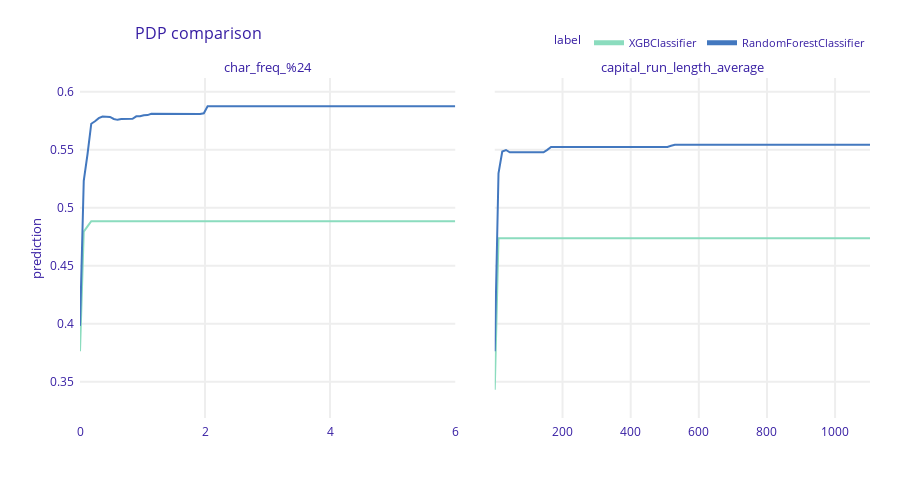

The notebook cell saved with this chart:
### Code cell
pdp_XG.plot(pdp, variables=["char_freq_%24", "capital_run_length_average"], title = "PDP comparison")

### Figure 1 — Plotly figure (JSON) as saved in the notebook; plotly's stock layout.template omitted (floating-point values rounded to 4 significant figures; data arrays with more than 128 entries replaced by an {"elided": "..."} marker saying what was removed)
{"data": [{"customdata": {"elided": "101x3 mixed values"}, "hovertemplate": "<b>%{hovertext}</b><br><br>prediction=%{y:.3f}<br>mean_prediction=%{customdata[0]:.3f}<extra></extra>", "hovertext": ["XGBClassifier", "XGBClassifier", "XGBClassifier", "XGBClassifier", "XGBClassifier", "XGBClassifier", "XGBClassifier", "XGBClassifier", "XGBClassifier", "XGBClassifier", "XGBClassifier", "XGBClassifier", "XGBClassifier", "XGBClassifier", "XGBClassifier", "XGBClassifier", "XGBClassifier", "XGBClassifier", "XGBClassifier", "XGBClassifier", "XGBClassifier", "XGBClassifier", "XGBClassifier", "XGBClassifier", "XGBClassifier", "XGBClassifier", "XGBClassifier", "XGBClassifier", "XGBClassifier", "XGBClassifier", "XGBClassifier", "XGBClassifier", "XGBClassifier", "XGBClassifier", "XGBClassifier", "XGBClassifier", "XGBClassifier", "XGBClassifier", "XGBClassifier", "XGBClassifier", "XGBClassifier", "XGBClassifier", "XGBClassifier", "XGBClassifier", "XGBClassifier", "XGBClassifier", "XGBClassifier", "XGBClassifier", "XGBClassifier", "XGBClassifier", "XGBClassifier", "XGBClassifier", "XGBClassifier", "XGBClassifier", "XGBClassifier", "XGBClassifier", "XGBClassifier", "XGBClassifier", "XGBClassifier", "XGBClassifier", "XGBClassifier", "XGBClassifier", "XGBClassifier", "XGBClassifier", "XGBClassifier", "XGBClassifier", "XGBClassifier", "XGBClassifier", "XGBClassifier", "XGBClassifier", "XGBClassifier", "XGBClassifier", "XGBClassifier", "XGBClassifier", "XGBClassifier", "XGBClassifier", "XGBClassifier", "XGBClassifier", "XGBClassifier", "XGBClassifier", "XGBClassifier", "XGBClassifier", "XGBClassifier", "XGBClassifier", "XGBClassifier", "XGBClassifier", "XGBClassifier", "XGBClassifier", "XGBClassifier", "XGBClassifier", "XGBClassifier", "XGBClassifier", "XGBClassifier", "XGBClassifier", "XGBClassifier", "XGBClassifier", "XGBClassifier", "XGBClassifier", "XGBClassifier", "XGBClassifier", "XGBClassifier"], "legendgroup": "XGBClassifier", "line": {"color": "#8bdcbe", "dash": "solid", "width": 2}, "marker": {"symbol": "circle"}, "mode": "lines", "name": "XGBClassifier", "orientation": "v", "showlegend": true, "x": [0.0, 0.06003, 0.1201, 0.1801, 0.2401, 0.3002, 0.3602, 0.4202, 0.4802, 0.5403, 0.6003, 0.6603, 0.7204, 0.7804, 0.8404, 0.9004, 0.9605, 1.021, 1.081, 1.141, 1.201, 1.261, 1.321, 1.381, 1.441, 1.501, 1.561, 1.621, 1.681, 1.741, 1.801, 1.861, 1.921, 1.981, 2.041, 2.101, 2.161, 2.221, 2.281, 2.341, 2.401, 2.461, 2.521, 2.581, 2.641, 2.701, 2.761, 2.821, 2.881, 2.941, 3.002, 3.062, 3.122, 3.182, 3.242, 3.302, 3.362, 3.422, 3.482, 3.542, 3.602, 3.662, 3.722, 3.782, 3.842, 3.902, 3.962, 4.022, 4.082, 4.142, 4.202, 4.262, 4.322, 4.382, 4.442, 4.502, 4.562, 4.622, 4.682, 4.742, 4.802, 4.862, 4.922, 4.982, 5.043, 5.103, 5.163, 5.223, 5.283, 5.343, 5.403, 5.463, 5.523, 5.583, 5.643, 5.703, 5.763, 5.823, 5.883, 5.943, 6.003], "xaxis": "x", "y": [0.3763, 0.4793, 0.4839, 0.4883, 0.4883, 0.4883, 0.4883, 0.4883, 0.4883, 0.4883, 0.4883, 0.4883, 0.4883, 0.4883, 0.4883, 0.4883, 0.4883, 0.4883, 0.4883, 0.4883, 0.4883, 0.4883, 0.4883, 0.4883, 0.4883, 0.4883, 0.4883, 0.4883, 0.4883, 0.4883, 0.4883, 0.4883, 0.4883, 0.4883, 0.4883, 0.4883, 0.4883, 0.4883, 0.4883, 0.4883, 0.4883, 0.4883, 0.4883, 0.4883, 0.4883, 0.4883, 0.4883, 0.4883, 0.4883, 0.4883, 0.4883, 0.4883, 0.4883, 0.4883, 0.4883, 0.4883, 0.4883, 0.4883, 0.4883, 0.4883, 0.4883, 0.4883, 0.4883, 0.4883, 0.4883, 0.4883, 0.4883, 0.4883, 0.4883, 0.4883, 0.4883, 0.4883, 0.4883, 0.4883, 0.4883, 0.4883, 0.4883, 0.4883, 0.4883, 0.4883, 0.4883, 0.4883, 0.4883, 0.4883, 0.4883, 0.4883, 0.4883, 0.4883, 0.4883, 0.4883, 0.4883, 0.4883, 0.4883, 0.4883, 0.4883, 0.4883, 0.4883, 0.4883, 0.4883, 0.4883, 0.4883], "yaxis": "y", "type": "scatter", "opacity": 1}, {"customdata": {"elided": "101x3 mixed values"}, "hovertemplate": "<b>%{hovertext}</b><br><br>prediction=%{y:.3f}<br>mean_prediction=%{customdata[0]:.3f}<extra></extra>", "hovertext": ["XGBClassifier", "XGBClassifier", "XGBClassifier", "XGBClassifier", "XGBClassifier", "XGBClassifier", "XGBClassifier", "XGBClassifier", "XGBClassifier", "XGBClassifier", "XGBClassifier", "XGBClassifier", "XGBClassifier", "XGBClassifier", "XGBClassifier", "XGBClassifier", "XGBClassifier", "XGBClassifier", "XGBClassifier", "XGBClassifier", "XGBClassifier", "XGBClassifier", "XGBClassifier", "XGBClassifier", "XGBClassifier", "XGBClassifier", "XGBClassifier", "XGBClassifier", "XGBClassifier", "XGBClassifier", "XGBClassifier", "XGBClassifier", "XGBClassifier", "XGBClassifier", "XGBClassifier", "XGBClassifier", "XGBClassifier", "XGBClassifier", "XGBClassifier", "XGBClassifier", "XGBClassifier", "XGBClassifier", "XGBClassifier", "XGBClassifier", "XGBClassifier", "XGBClassifier", "XGBClassifier", "XGBClassifier", "XGBClassifier", "XGBClassifier", "XGBClassifier", "XGBClassifier", "XGBClassifier", "XGBClassifier", "XGBClassifier", "XGBClassifier", "XGBClassifier", "XGBClassifier", "XGBClassifier", "XGBClassifier", "XGBClassifier", "XGBClassifier", "XGBClassifier", "XGBClassifier", "XGBClassifier", "XGBClassifier", "XGBClassifier", "XGBClassifier", "XGBClassifier", "XGBClassifier", "XGBClassifier", "XGBClassifier", "XGBClassifier", "XGBClassifier", "XGBClassifier", "XGBClassifier", "XGBClassifier", "XGBClassifier", "XGBClassifier", "XGBClassifier", "XGBClassifier", "XGBClassifier", "XGBClassifier", "XGBClassifier", "XGBClassifier", "XGBClassifier", "XGBClassifier", "XGBClassifier", "XGBClassifier", "XGBClassifier", "XGBClassifier", "XGBClassifier", "XGBClassifier", "XGBClassifier", "XGBClassifier", "XGBClassifier", "XGBClassifier", "XGBClassifier", "XGBClassifier", "XGBClassifier", "XGBClassifier"], "legendgroup": "XGBClassifier", "line": {"color": "#8bdcbe", "dash": "solid", "width": 2}, "marker": {"symbol": "circle"}, "mode": "lines", "name": "XGBClassifier", "orientation": "v", "showlegend": false, "x": [1.0, 12.02, 23.03, 34.05, 45.06, 56.08, 67.09, 78.11, 89.12, 100.1, 111.2, 122.2, 133.2, 144.2, 155.2, 166.2, 177.2, 188.3, 199.3, 210.3, 221.3, 232.3, 243.3, 254.3, 265.4, 276.4, 287.4, 298.4, 309.4, 320.4, 331.5, 342.5, 353.5, 364.5, 375.5, 386.5, 397.5, 408.6, 419.6, 430.6, 441.6, 452.6, 463.6, 474.6, 485.7, 496.7, 507.7, 518.7, 529.7, 540.7, 551.8, 562.8, 573.8, 584.8, 595.8, 606.8, 617.8, 628.9, 639.9, 650.9, 661.9, 672.9, 683.9, 694.9, 706.0, 717.0, 728.0, 739.0, 750.0, 761.0, 772.1, 783.1, 794.1, 805.1, 816.1, 827.1, 838.1, 849.2, 860.2, 871.2, 882.2, 893.2, 904.2, 915.2, 926.3, 937.3, 948.3, 959.3, 970.3, 981.3, 992.4, 1003.0, 1014.0, 1025.0, 1036.0, 1047.0, 1058.0, 1069.0, 1080.0, 1091.0, 1102.0], "xaxis": "x2", "y": [0.3431, 0.4737, 0.4737, 0.4737, 0.4737, 0.4737, 0.4737, 0.4737, 0.4737, 0.4737, 0.4737, 0.4737, 0.4737, 0.4737, 0.4737, 0.4737, 0.4737, 0.4737, 0.4737, 0.4737, 0.4737, 0.4737, 0.4737, 0.4737, 0.4737, 0.4737, 0.4737, 0.4737, 0.4737, 0.4737, 0.4737, 0.4737, 0.4737, 0.4737, 0.4737, 0.4737, 0.4737, 0.4737, 0.4737, 0.4737, 0.4737, 0.4737, 0.4737, 0.4737, 0.4737, 0.4737, 0.4737, 0.4737, 0.4737, 0.4737, 0.4737, 0.4737, 0.4737, 0.4737, 0.4737, 0.4737, 0.4737, 0.4737, 0.4737, 0.4737, 0.4737, 0.4737, 0.4737, 0.4737, 0.4737, 0.4737, 0.4737, 0.4737, 0.4737, 0.4737, 0.4737, 0.4737, 0.4737, 0.4737, 0.4737, 0.4737, 0.4737, 0.4737, 0.4737, 0.4737, 0.4737, 0.4737, 0.4737, 0.4737, 0.4737, 0.4737, 0.4737, 0.4737, 0.4737, 0.4737, 0.4737, 0.4737, 0.4737, 0.4737, 0.4737, 0.4737, 0.4737, 0.4737, 0.4737, 0.4737, 0.4737], "yaxis": "y2", "type": "scatter", "opacity": 1}, {"customdata": {"elided": "101x3 mixed values"}, "hovertemplate": "<b>%{hovertext}</b><br><br>prediction=%{y:.3f}<br>mean_prediction=%{customdata[0]:.3f}<extra></extra>", "hovertext": ["RandomForestClassifier", "RandomForestClassifier", "RandomForestClassifier", "RandomForestClassifier", "RandomForestClassifier", "RandomForestClassifier", "RandomForestClassifier", "RandomForestClassifier", "RandomForestClassifier", "RandomForestClassifier", "RandomForestClassifier", "RandomForestClassifier", "RandomForestClassifier", "RandomForestClassifier", "RandomForestClassifier", "RandomForestClassifier", "RandomForestClassifier", "RandomForestClassifier", "RandomForestClassifier", "RandomForestClassifier", "RandomForestClassifier", "RandomForestClassifier", "RandomForestClassifier", "RandomForestClassifier", "RandomForestClassifier", "RandomForestClassifier", "RandomForestClassifier", "RandomForestClassifier", "RandomForestClassifier", "RandomForestClassifier", "RandomForestClassifier", "RandomForestClassifier", "RandomForestClassifier", "RandomForestClassifier", "RandomForestClassifier", "RandomForestClassifier", "RandomForestClassifier", "RandomForestClassifier", "RandomForestClassifier", "RandomForestClassifier", "RandomForestClassifier", "RandomForestClassifier", "RandomForestClassifier", "RandomForestClassifier", "RandomForestClassifier", "RandomForestClassifier", "RandomForestClassifier", "RandomForestClassifier", "RandomForestClassifier", "RandomForestClassifier", "RandomForestClassifier", "RandomForestClassifier", "RandomForestClassifier", "RandomForestClassifier", "RandomForestClassifier", "RandomForestClassifier", "RandomForestClassifier", "RandomForestClassifier", "RandomForestClassifier", "RandomForestClassifier", "RandomForestClassifier", "RandomForestClassifier", "RandomForestClassifier", "RandomForestClassifier", "RandomForestClassifier", "RandomForestClassifier", "RandomForestClassifier", "RandomForestClassifier", "RandomForestClassifier", "RandomForestClassifier", "RandomForestClassifier", "RandomForestClassifier", "RandomForestClassifier", "RandomForestClassifier", "RandomForestClassifier", "RandomForestClassifier", "RandomForestClassifier", "RandomForestClassifier", "RandomForestClassifier", "RandomForestClassifier", "RandomForestClassifier", "RandomForestClassifier", "RandomForestClassifier", "RandomForestClassifier", "RandomForestClassifier", "RandomForestClassifier", "RandomForestClassifier", "RandomForestClassifier", "RandomForestClassifier", "RandomForestClassifier", "RandomForestClassifier", "RandomForestClassifier", "RandomForestClassifier", "RandomForestClassifier", "RandomForestClassifier", "RandomForestClassifier", "RandomForestClassifier", "RandomForestClassifier", "RandomForestClassifier", "RandomForestClassifier", "RandomForestClassifier"], "legendgroup": "RandomForestClassifier", "line": {"color": "#4378bf", "dash": "solid", "width": 2}, "marker": {"symbol": "circle"}, "mode": "lines", "name": "RandomForestClassifier", "orientation": "v", "showlegend": true, "x": [0.0, 0.06003, 0.1201, 0.1801, 0.2401, 0.3002, 0.3602, 0.4202, 0.4802, 0.5403, 0.6003, 0.6603, 0.7204, 0.7804, 0.8404, 0.9004, 0.9605, 1.021, 1.081, 1.141, 1.201, 1.261, 1.321, 1.381, 1.441, 1.501, 1.561, 1.621, 1.681, 1.741, 1.801, 1.861, 1.921, 1.981, 2.041, 2.101, 2.161, 2.221, 2.281, 2.341, 2.401, 2.461, 2.521, 2.581, 2.641, 2.701, 2.761, 2.821, 2.881, 2.941, 3.002, 3.062, 3.122, 3.182, 3.242, 3.302, 3.362, 3.422, 3.482, 3.542, 3.602, 3.662, 3.722, 3.782, 3.842, 3.902, 3.962, 4.022, 4.082, 4.142, 4.202, 4.262, 4.322, 4.382, 4.442, 4.502, 4.562, 4.622, 4.682, 4.742, 4.802, 4.862, 4.922, 4.982, 5.043, 5.103, 5.163, 5.223, 5.283, 5.343, 5.403, 5.463, 5.523, 5.583, 5.643, 5.703, 5.763, 5.823, 5.883, 5.943, 6.003], "xaxis": "x", "y": [0.3981, 0.5231, 0.546, 0.5723, 0.5745, 0.5772, 0.5785, 0.5781, 0.5782, 0.5764, 0.5757, 0.5764, 0.5766, 0.5766, 0.5766, 0.5787, 0.5787, 0.5796, 0.5798, 0.581, 0.581, 0.581, 0.581, 0.581, 0.581, 0.581, 0.581, 0.581, 0.581, 0.581, 0.581, 0.5807, 0.5807, 0.5814, 0.5873, 0.5873, 0.5873, 0.5873, 0.5873, 0.5873, 0.5873, 0.5873, 0.5873, 0.5873, 0.5873, 0.5873, 0.5873, 0.5873, 0.5873, 0.5873, 0.5873, 0.5873, 0.5873, 0.5873, 0.5873, 0.5873, 0.5873, 0.5873, 0.5873, 0.5873, 0.5873, 0.5873, 0.5873, 0.5873, 0.5873, 0.5873, 0.5873, 0.5873, 0.5873, 0.5873, 0.5873, 0.5873, 0.5873, 0.5873, 0.5873, 0.5873, 0.5873, 0.5873, 0.5873, 0.5873, 0.5873, 0.5873, 0.5873, 0.5873, 0.5873, 0.5873, 0.5873, 0.5873, 0.5873, 0.5873, 0.5873, 0.5873, 0.5873, 0.5873, 0.5873, 0.5873, 0.5873, 0.5873, 0.5873, 0.5873, 0.5873], "yaxis": "y", "type": "scatter", "opacity": 1}, {"customdata": {"elided": "101x3 mixed values"}, "hovertemplate": "<b>%{hovertext}</b><br><br>prediction=%{y:.3f}<br>mean_prediction=%{customdata[0]:.3f}<extra></extra>", "hovertext": ["RandomForestClassifier", "RandomForestClassifier", "RandomForestClassifier", "RandomForestClassifier", "RandomForestClassifier", "RandomForestClassifier", "RandomForestClassifier", "RandomForestClassifier", "RandomForestClassifier", "RandomForestClassifier", "RandomForestClassifier", "RandomForestClassifier", "RandomForestClassifier", "RandomForestClassifier", "RandomForestClassifier", "RandomForestClassifier", "RandomForestClassifier", "RandomForestClassifier", "RandomForestClassifier", "RandomForestClassifier", "RandomForestClassifier", "RandomForestClassifier", "RandomForestClassifier", "RandomForestClassifier", "RandomForestClassifier", "RandomForestClassifier", "RandomForestClassifier", "RandomForestClassifier", "RandomForestClassifier", "RandomForestClassifier", "RandomForestClassifier", "RandomForestClassifier", "RandomForestClassifier", "RandomForestClassifier", "RandomForestClassifier", "RandomForestClassifier", "RandomForestClassifier", "RandomForestClassifier", "RandomForestClassifier", "RandomForestClassifier", "RandomForestClassifier", "RandomForestClassifier", "RandomForestClassifier", "RandomForestClassifier", "RandomForestClassifier", "RandomForestClassifier", "RandomForestClassifier", "RandomForestClassifier", "RandomForestClassifier", "RandomForestClassifier", "RandomForestClassifier", "RandomForestClassifier", "RandomForestClassifier", "RandomForestClassifier", "RandomForestClassifier", "RandomForestClassifier", "RandomForestClassifier", "RandomForestClassifier", "RandomForestClassifier", "RandomForestClassifier", "RandomForestClassifier", "RandomForestClassifier", "RandomForestClassifier", "RandomForestClassifier", "RandomForestClassifier", "RandomForestClassifier", "RandomForestClassifier", "RandomForestClassifier", "RandomForestClassifier", "RandomForestClassifier", "RandomForestClassifier", "RandomForestClassifier", "RandomForestClassifier", "RandomForestClassifier", "RandomForestClassifier", "RandomForestClassifier", "RandomForestClassifier", "RandomForestClassifier", "RandomForestClassifier", "RandomForestClassifier", "RandomForestClassifier", "RandomForestClassifier", "RandomForestClassifier", "RandomForestClassifier", "RandomForestClassifier", "RandomForestClassifier", "RandomForestClassifier", "RandomForestClassifier", "RandomForestClassifier", "RandomForestClassifier", "RandomForestClassifier", "RandomForestClassifier", "RandomForestClassifier", "RandomForestClassifier", "RandomForestClassifier", "RandomForestClassifier", "RandomForestClassifier", "RandomForestClassifier", "RandomForestClassifier", "RandomForestClassifier", "RandomForestClassifier"], "legendgroup": "RandomForestClassifier", "line": {"color": "#4378bf", "dash": "solid", "width": 2}, "marker": {"symbol": "circle"}, "mode": "lines", "name": "RandomForestClassifier", "orientation": "v", "showlegend": false, "x": [1.0, 12.02, 23.03, 34.05, 45.06, 56.08, 67.09, 78.11, 89.12, 100.1, 111.2, 122.2, 133.2, 144.2, 155.2, 166.2, 177.2, 188.3, 199.3, 210.3, 221.3, 232.3, 243.3, 254.3, 265.4, 276.4, 287.4, 298.4, 309.4, 320.4, 331.5, 342.5, 353.5, 364.5, 375.5, 386.5, 397.5, 408.6, 419.6, 430.6, 441.6, 452.6, 463.6, 474.6, 485.7, 496.7, 507.7, 518.7, 529.7, 540.7, 551.8, 562.8, 573.8, 584.8, 595.8, 606.8, 617.8, 628.9, 639.9, 650.9, 661.9, 672.9, 683.9, 694.9, 706.0, 717.0, 728.0, 739.0, 750.0, 761.0, 772.1, 783.1, 794.1, 805.1, 816.1, 827.1, 838.1, 849.2, 860.2, 871.2, 882.2, 893.2, 904.2, 915.2, 926.3, 937.3, 948.3, 959.3, 970.3, 981.3, 992.4, 1003.0, 1014.0, 1025.0, 1036.0, 1047.0, 1058.0, 1069.0, 1080.0, 1091.0, 1102.0], "xaxis": "x2", "y": [0.3763, 0.5296, 0.5484, 0.5497, 0.5477, 0.5477, 0.5477, 0.5477, 0.5477, 0.5477, 0.5477, 0.5477, 0.5477, 0.5477, 0.5498, 0.5524, 0.5524, 0.5524, 0.5524, 0.5524, 0.5524, 0.5524, 0.5524, 0.5524, 0.5524, 0.5524, 0.5524, 0.5524, 0.5524, 0.5524, 0.5524, 0.5524, 0.5524, 0.5524, 0.5524, 0.5524, 0.5524, 0.5524, 0.5524, 0.5524, 0.5524, 0.5524, 0.5524, 0.5524, 0.5524, 0.5524, 0.5524, 0.5533, 0.5541, 0.5541, 0.5541, 0.5541, 0.5541, 0.5541, 0.5541, 0.5541, 0.5541, 0.5541, 0.5541, 0.5541, 0.5541, 0.5541, 0.5541, 0.5541, 0.5541, 0.5541, 0.5541, 0.5541, 0.5541, 0.5541, 0.5541, 0.5541, 0.5541, 0.5541, 0.5541, 0.5541, 0.5541, 0.5541, 0.5541, 0.5541, 0.5541, 0.5541, 0.5541, 0.5541, 0.5541, 0.5541, 0.5541, 0.5541, 0.5541, 0.5541, 0.5541, 0.5541, 0.5541, 0.5541, 0.5541, 0.5541, 0.5541, 0.5541, 0.5541, 0.5541, 0.5541], "yaxis": "y2", "type": "scatter", "opacity": 1}], "layout": {"xaxis": {"anchor": "y", "domain": [0.0, 0.475], "title": {"text": ""}, "showticklabels": true, "type": "linear", "gridwidth": 2, "zeroline": false, "automargin": true, "ticks": "outside", "tickcolor": "white", "ticklen": 3, "fixedrange": true}, "yaxis": {"anchor": "x", "domain": [0.0, 1.0], "title": {"text": ""}, "range": [0.3187, 0.6118], "type": "linear", "gridwidth": 2, "zeroline": false, "automargin": true, "ticks": "outside", "tickcolor": "white", "ticklen": 3, "fixedrange": true}, "xaxis2": {"anchor": "y2", "domain": [0.525, 1.0], "title": {"text": ""}, "showticklabels": true, "type": "linear", "gridwidth": 2, "zeroline": false, "automargin": true, "ticks": "outside", "tickcolor": "white", "ticklen": 3, "fixedrange": true}, "yaxis2": {"anchor": "x2", "domain": [0.0, 1.0], "matches": "y", "showticklabels": false, "type": "linear", "gridwidth": 2, "zeroline": false, "automargin": true, "ticks": "outside", "tickcolor": "white", "ticklen": 3, "fixedrange": true, "title": {"text": ""}}, "annotations": [{"font": {"size": 13}, "showarrow": false, "text": "char_freq_%24", "x": 0.2375, "xanchor": "center", "xref": "paper", "y": 1.0, "yanchor": "bottom", "yref": "paper"}, {"font": {"size": 13}, "showarrow": false, "text": "capital_run_length_average", "x": 0.7625, "xanchor": "center", "xref": "paper", "y": 1.0, "yanchor": "bottom", "yref": "paper"}, {"font": {"size": 13}, "showarrow": false, "text": "prediction", "textangle": -90, "x": -0.07, "xref": "paper", "y": 0.5, "yref": "paper"}], "legend": {"title": {"text": "label", "font": {"size": 12}}, "tracegroupgap": 0, "font": {"size": 11}, "orientation": "h", "yanchor": "bottom", "y": 1.061, "xanchor": "right", "x": 1, "itemsizing": "constant"}, "margin": {"t": 78, "b": 71, "r": 30}, "font": {"color": "#371ea3"}, "title": {"font": {"size": 16}, "text": "PDP comparison", "x": 0.15}, "hovermode": "x unified", "height": 489}}
